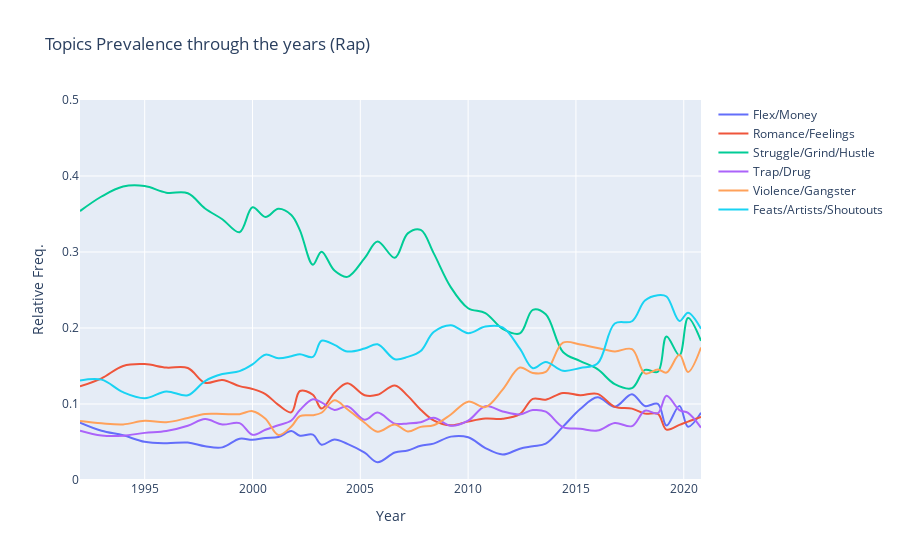

Write notebook code for a chart like this one.
### Code cell
import plotly.graph_objects as go
import numpy as np

fig = go.Figure()
fig.update_layout(yaxis_range=[0,0.5])

for t in topics:
    if t in ['Musicality/Flow/Lyricism','Party/Sexuality','Flex']:
        continue
    fig.add_trace(go.Scatter(x=df_topics_smoothed.track_release_year, y=df_topics_smoothed[t], name=t,
                    text=["tweak line smoothness<br>with 'smoothing' in line object"],
                    hoverinfo='text+name',
                    line_shape='spline'))
    
fig.update_layout(
    title="Topics Prevalence through the years (Rap)",
    xaxis_title="Year",
    yaxis_title="Relative Freq.")
fig.show()
